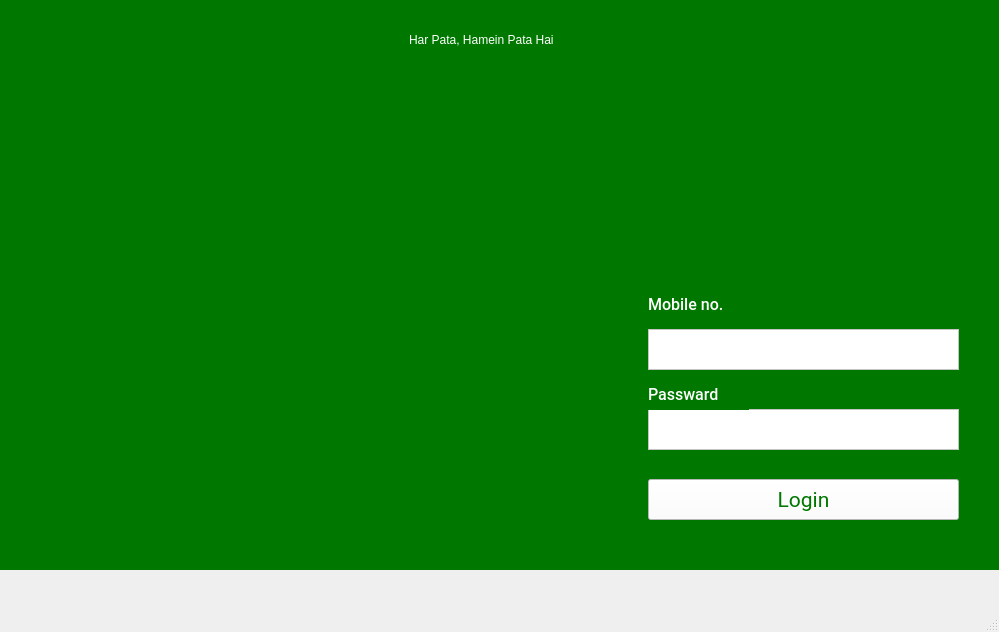
<?xml version="1.0" encoding="UTF-8"?>
<ui version="4.0">
 <class>MainWindow</class>
 <widget class="QMainWindow" name="MainWindow">
  <property name="geometry">
   <rect>
    <x>0</x>
    <y>0</y>
    <width>999</width>
    <height>632</height>
   </rect>
  </property>
  <property name="windowTitle">
   <string>MainWindow</string>
  </property>
  <widget class="QWidget" name="centralwidget">
   <widget class="QLabel" name="label_2">
    <property name="geometry">
     <rect>
      <x>70</x>
      <y>50</y>
      <width>181</width>
      <height>51</height>
     </rect>
    </property>
    <property name="text">
     <string/>
    </property>
    <property name="pixmap">
     <pixmap>../../background pics/icons/logo.png</pixmap>
    </property>
    <property name="scaledContents">
     <bool>true</bool>
    </property>
    <property name="openExternalLinks">
     <bool>false</bool>
    </property>
   </widget>
   <widget class="QWidget" name="widget" native="true">
    <property name="geometry">
     <rect>
      <x>-11</x>
      <y>-1</y>
      <width>1031</width>
      <height>571</height>
     </rect>
    </property>
    <property name="styleSheet">
     <string notr="true">background-color:rgb(0, 120, 0);
color:white</string>
    </property>
    <widget class="QLabel" name="label_3">
     <property name="geometry">
      <rect>
       <x>50</x>
       <y>20</y>
       <width>151</width>
       <height>71</height>
      </rect>
     </property>
     <property name="text">
      <string/>
     </property>
     <property name="pixmap">
      <pixmap>../../background pics/propertyPics/DEVOE partners logo.png</pixmap>
     </property>
     <property name="scaledContents">
      <bool>true</bool>
     </property>
     <property name="openExternalLinks">
      <bool>false</bool>
     </property>
    </widget>
    <widget class="QWidget" name="Loginwidget" native="true">
     <property name="geometry">
      <rect>
       <x>639</x>
       <y>270</y>
       <width>351</width>
       <height>271</height>
      </rect>
     </property>
     <property name="styleSheet">
      <string notr="true">background-color:rgb(0, 120, 0);
color: white;</string>
     </property>
     <widget class="QLabel" name="phone">
      <property name="geometry">
       <rect>
        <x>20</x>
        <y>20</y>
        <width>101</width>
        <height>31</height>
       </rect>
      </property>
      <property name="font">
       <font>
        <family>Roboto Medium</family>
        <pointsize>12</pointsize>
       </font>
      </property>
      <property name="text">
       <string>Mobile no.</string>
      </property>
     </widget>
     <widget class="QTextEdit" name="txtMobile">
      <property name="geometry">
       <rect>
        <x>20</x>
        <y>60</y>
        <width>311</width>
        <height>41</height>
       </rect>
      </property>
      <property name="styleSheet">
       <string notr="true">#txtMobile{
background-color:rgb(255, 255, 255);
}</string>
      </property>
     </widget>
     <widget class="QTextEdit" name="txtPassword">
      <property name="geometry">
       <rect>
        <x>20</x>
        <y>140</y>
        <width>311</width>
        <height>41</height>
       </rect>
      </property>
      <property name="styleSheet">
       <string notr="true">#txtPassword{
background-color:rgb(255, 255, 255);
}</string>
      </property>
     </widget>
     <widget class="QLabel" name="pswd">
      <property name="geometry">
       <rect>
        <x>20</x>
        <y>110</y>
        <width>101</width>
        <height>31</height>
       </rect>
      </property>
      <property name="font">
       <font>
        <family>Roboto Medium</family>
        <pointsize>12</pointsize>
       </font>
      </property>
      <property name="text">
       <string>Passward</string>
      </property>
     </widget>
     <widget class="QPushButton" name="loginbtn">
      <property name="geometry">
       <rect>
        <x>20</x>
        <y>210</y>
        <width>311</width>
        <height>41</height>
       </rect>
      </property>
      <property name="font">
       <font>
        <family>Roboto</family>
        <pointsize>16</pointsize>
        <weight>50</weight>
        <italic>false</italic>
        <bold>false</bold>
       </font>
      </property>
      <property name="styleSheet">
       <string notr="true">#loginbtn{
background-color:rgb(255, 255, 255);
	color: rgb(0, 120, 0);
	font: 16pt &quot;Roboto&quot;;
}</string>
      </property>
      <property name="text">
       <string>Login</string>
      </property>
     </widget>
    </widget>
    <widget class="QLabel" name="label_4">
     <property name="geometry">
      <rect>
       <x>420</x>
       <y>20</y>
       <width>401</width>
       <height>41</height>
      </rect>
     </property>
     <property name="styleSheet">
      <string notr="true">font: 20pt &quot;Roboto&quot;;
color: rgb(255, 255, 255);
background-color:none;</string>
     </property>
     <property name="text">
      <string>Har Pata, Hamein Pata Hai</string>
     </property>
    </widget>
    <widget class="QLabel" name="label">
     <property name="geometry">
      <rect>
       <x>10</x>
       <y>70</y>
       <width>1000</width>
       <height>521</height>
      </rect>
     </property>
     <property name="autoFillBackground">
      <bool>false</bool>
     </property>
     <property name="text">
      <string/>
     </property>
     <property name="pixmap">
      <pixmap>../../background pics/propertyPics/construction-concept-with-engineering-tools.jpg</pixmap>
     </property>
     <property name="scaledContents">
      <bool>true</bool>
     </property>
    </widget>
    <zorder>label</zorder>
    <zorder>label_3</zorder>
    <zorder>Loginwidget</zorder>
    <zorder>label_4</zorder>
   </widget>
  </widget>
  <widget class="QMenuBar" name="menubar">
   <property name="geometry">
    <rect>
     <x>0</x>
     <y>0</y>
     <width>999</width>
     <height>26</height>
    </rect>
   </property>
  </widget>
  <widget class="QStatusBar" name="statusbar"/>
 </widget>
 <resources/>
 <connections/>
</ui>
